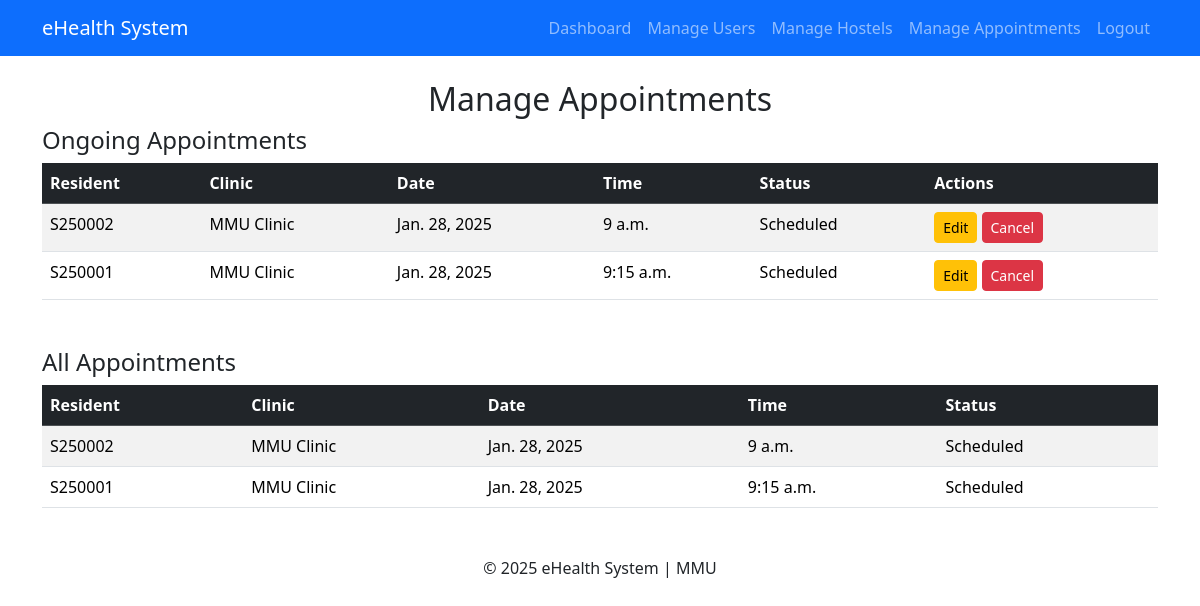
Before: /appointments/manage/ (signed in) with the older database file.
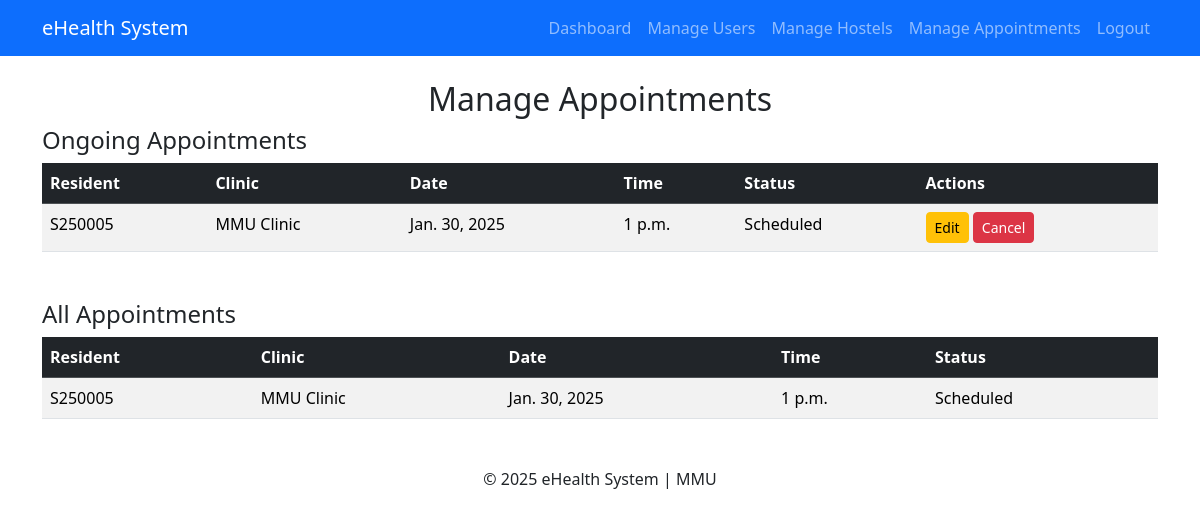
After: the same page with the newer database file.
### appointments/models.py (models this page shows, shortened)
class Appointment(models.Model):
    appointment_id = models.CharField(max_length=50, unique=True, blank=True)
    appointment_date = models.DateField()
    appointment_time = models.TimeField(default=time(12, 0))
    resident = models.ForeignKey(settings.AUTH_USER_MODEL, on_delete=models.CASCADE)
    clinic = models.ForeignKey(Clinic, on_delete=models.CASCADE)
    result = models.TextField(blank=True, null=True)
    status = models.CharField(max_length=20, choices=[
        ('Scheduled', 'Scheduled'),
        ('Completed', 'Completed'),
        ('Cancelled', 'Cancelled'),
        ('Confirmed', 'Confirmed'),
    ], default='Scheduled')
    class Meta:
        constraints = [
            models.UniqueConstraint(
                fields=['appointment_date', 'appointment_time', 'clinic'],
                name='unique_clinic_appointment'
            )
        ]

class Clinic(models.Model):
    name = models.CharField(max_length=100)
    contact_info = models.CharField(max_length=100)

### users/models.py (models this page shows, shortened)
class CustomUser(AbstractUser):
    username = None  # Remove the default username field
    ROLE_CHOICES = [
        ('student', 'Student'),
        ('lecturer', 'Lecturer'),
        ('staff', 'University Staff'),
        ('admin', 'Admin'),
        ('superadmin', 'Superadmin'),
    ]
    role = models.CharField(max_length=20, choices=ROLE_CHOICES, default='student')
    matric_id = models.CharField(max_length=20, unique=True)
    full_name = models.CharField(max_length=100, blank=True, null=True)
    phone_number = models.CharField(max_length=15, blank=True, null=True)
    USERNAME_FIELD = 'matric_id'
    REQUIRED_FIELDS = ['email']
    objects = CustomUserManager()

### appointments/views.py (the view)
# urls.py: path('manage/', views.manage_appointments, name='manage_appointments'),
@login_required
def manage_appointments(request):
    if request.user.role not in ['admin', 'superadmin']:
        messages.error(request, "You are not authorized to manage appointments.")
        return redirect('home')
    all_appointments = Appointment.objects.all().order_by('appointment_date', 'appointment_time')
    ongoing_appointments = all_appointments.filter(status='Scheduled')
    return render(request, 'appointments/manage_appointments.html', {
        'all_appointments': all_appointments,
        'ongoing_appointments': ongoing_appointments
    })

### appointments/templates/appointments/manage_appointments.html (shortened to what this page needs)
{% extends 'base.html' %}
{% block content %}
<h2 class="text-center">Manage Appointments</h2>
<div class="mb-5">
    <h4>Ongoing Appointments</h4>
    <table class="table table-striped">
        <thead class="table-dark">
            <tr>
                <th>Resident</th>
                <th>Clinic</th>
                <th>Date</th>
                <th>Time</th>
                <th>Status</th>
                <th>Actions</th>
            </tr>
        </thead>
        <tbody>
            {% for appointment in ongoing_appointments %}
                <tr>
                    <td>{{ appointment.resident.matric_id }}</td>
                    <td>{{ appointment.clinic.name }}</td>
                    <td>{{ appointment.appointment_date }}</td>
                    <td>{{ appointment.appointment_time }}</td>
                    <td>{{ appointment.get_status_display }}</td>
                    <td>
                        <a href="{% url 'edit_appointment' appointment.appointment_id %}" class="btn btn-warning btn-sm">Edit</a>
                        <a href="{% url 'cancel_appointment' appointment.appointment_id %}" class="btn btn-danger btn-sm"
                            onclick="return confirm('Are you sure you want to cancel this appointment?');">Cancel</a>
                    </td>
                </tr>
            {% empty %}
                <tr>
                    <td colspan="6" class="text-center">No ongoing appointments.</td>
                </tr>
            {% endfor %}
        </tbody>
    </table>
</div>
<div>
    <h4>All Appointments</h4>
    <table class="table table-striped">
        <thead class="table-dark">
            <tr>
                <th>Resident</th>
                <th>Clinic</th>
                <th>Date</th>
                <th>Time</th>
                <th>Status</th>
            </tr>
        </thead>
        <tbody>
            {% for appointment in all_appointments %}
                <tr>
                    <td>{{ appointment.resident.matric_id }}</td>
                    <td>{{ appointment.clinic.name }}</td>
                    <td>{{ appointment.appointment_date }}</td>
                    <td>{{ appointment.appointment_time }}</td>
                    <td>{{ appointment.get_status_display }}</td>
                </tr>
            {% empty %}
                <tr>
                    <td colspan="5" class="text-center">No appointments found.</td>
                </tr>
            {% endfor %}
        </tbody>
    </table>
</div>
{% endblock %}

### templates/base.html (shortened to what this page needs)
<!DOCTYPE html>
<html lang="en">
<head>
    <link href="https://cdn.jsdelivr.net/npm/bootstrap@5.3.2/dist/css/bootstrap.min.css" rel="stylesheet">
</head>
<body>
    <nav class="navbar navbar-expand-lg navbar-dark bg-primary">
        <div class="container">
            <a class="navbar-brand" href="{% url 'home' %}">eHealth System</a>
            <div class="collapse navbar-collapse" id="navbarNav">
                <ul class="navbar-nav ms-auto">
                    {% if user.is_authenticated %}
                        {% if user.role == 'superadmin' or user.role == 'admin' %}
                            <li class="nav-item"><a class="nav-link" href="{% url 'dashboard' %}">Dashboard</a></li>
                            <li class="nav-item"><a class="nav-link" href="{% url 'manage_users' %}">Manage Users</a></li>
                            <li class="nav-item"><a class="nav-link" href="{% url 'hostel_list' %}">Manage Hostels</a></li>
                            <li class="nav-item"><a class="nav-link" href="{% url 'manage_appointments' %}">Manage Appointments</a></li>
                        {% else %}
                            <li class="nav-item"><a class="nav-link" href="{% url 'appointment_list' %}">My Appointments</a></li>
                            <li class="nav-item"><a class="nav-link" href="{% url 'report_health' %}">Report Health Risk</a></li>
                        {% endif %}
                        <li class="nav-item">
                            <form action="{% url 'logout' %}" method="post" style="display:inline;">
                                <button type="submit" class="btn btn-danger btn-sm nav-link">Logout</button>
                            </form>
                        </li>
                    {% else %}
                        <li class="nav-item"><a class="nav-link" href="{% url 'login' %}">Login</a></li>
                    {% endif %}
                </ul>
            </div>
        </div>
    </nav>
    <div class="container mt-4">
        {% block content %}{% endblock %}
    </div>
    <footer class="text-center mt-5">
        <p>&copy; 2025 eHealth System | MMU</p>
    </footer>
</body>
</html>

Changed rows visible on the page:
removed Appointment: resident.matric_id "S250002", clinic.name "MMU Clinic", appointment_date "Jan. 28, 2025", appointment_time "9 a.m.", status "Scheduled"
removed Appointment: resident.matric_id "S250001", clinic.name "MMU Clinic", appointment_date "Jan. 28, 2025", appointment_time "9:15 a.m.", status "Scheduled"
added Appointment: resident.matric_id "S250005", clinic.name "MMU Clinic", appointment_date "Jan. 30, 2025", appointment_time "1 p.m.", status "Scheduled"
